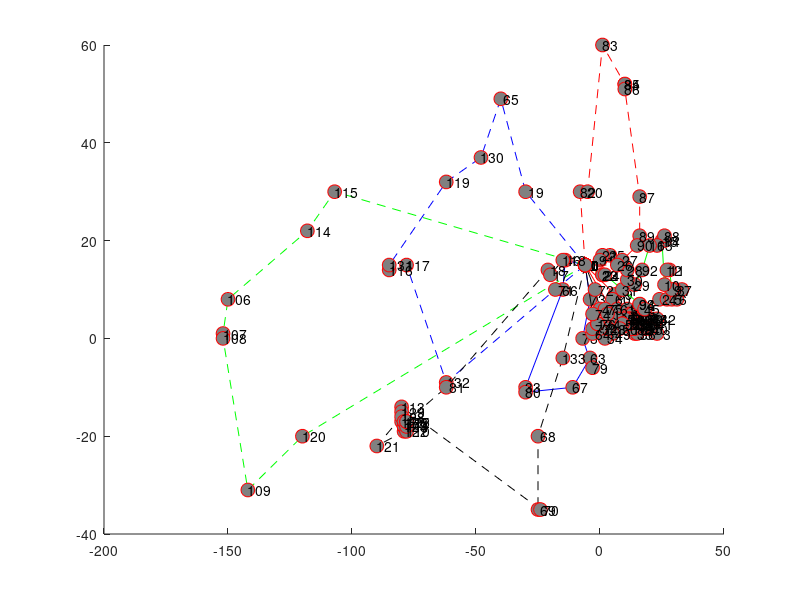

This figure's MATLAB source: (Note: this script raises an error after producing the figure.)
hold on;
plot([ -6;  6;  5;  7; 11; 12; 13; 15; 16; 17; 18; 20; 20; 22; 23; 23; 20; 18; 17; 15; 14; 14; 15; 14; 13; 12; 12; 12; 11; 11; 11; 10;  7; -6], [ 15;  9;  8;  6;  6;  5;  5;  4;  4;  4;  4;  4;  4;  3;  1;  4;  2;  2;  2;  3;  3;  1;  1;  2;  2;  3;  4;  4;  4;  3;  3;  4;  4; 15], '-ro', 'MarkerSize', 10, 'MarkerEdgeColor', 'r', 'MarkerFaceColor', [0.5,0.5,0.5]);
text([ -6;  6;  5;  7; 11; 12; 13; 15; 16; 17; 18; 20; 20; 22; 23; 23; 20; 18; 17; 15; 14; 14; 15; 14; 13; 12; 12; 12; 11; 11; 11; 10;  7; -6], [ 15;  9;  8;  6;  6;  5;  5;  4;  4;  4;  4;  4;  4;  3;  1;  4;  2;  2;  2;  3;  3;  1;  1;  2;  2;  3;  4;  4;  4;  3;  3;  4;  4; 15], num2str([   0;  59;  60;  61;  58;  57; 105;  97;  96;  38;  39;  43;  44;  41;   3;  42;  40;  95;  37;  98; 100;  35;  36;  99; 101; 104;  56; 103;  55;  53; 102;  54;  62;   0]));
plot([ -6;  1;  1;  2;  9; 16; 16; 18; 24; 27; 29; 31; 33; 30; 29; 28; 27; 26; 25; 26; 26; 23; 20; 17; 14; 11; 11;  4;  1;  0; -6], [ 15; 13; 13; 13; 10;  7;  7;  6;  8;  8;  8;  8; 10; 10; 10; 14; 14; 11; 20; 20; 21; 19; 19; 14; 11; 12; 14; 17; 17; 16; 15], '-go', 'MarkerSize', 10, 'MarkerEdgeColor', 'r', 'MarkerFaceColor', [0.5,0.5,0.5]);
text([ -6;  1;  1;  2;  9; 16; 16; 18; 24; 27; 29; 31; 33; 30; 29; 28; 27; 26; 25; 26; 26; 23; 20; 17; 14; 11; 11;  4;  1;  0; -6], [ 15; 13; 13; 13; 10;  7;  7;  6;  8;  8;  8;  8; 10; 10; 10; 14; 14; 11; 20; 20; 21; 19; 19; 14; 11; 12; 14; 17; 17; 16; 15], num2str([   0;  22;  23;  24;  31;  93;  94;  45;   2;   4;   5;   6;   7;   8;   9;  11;  12;  10;  15;  14;  88;  13;  16;  92;  29;  30;  28;  25;  21;  91;   0]));
plot([ -6;-14;-15;-30;-30;-11; -4; -3; -7; -4; -6], [ 15; 16; 10;-10;-11;-10; -4; -6;  0;  8; 15], '-bo', 'MarkerSize', 10, 'MarkerEdgeColor', 'r', 'MarkerFaceColor', [0.5,0.5,0.5]);
text([ -6;-14;-15;-30;-30;-11; -4; -3; -7; -4; -6], [ 15; 16; 10;-10;-11;-10; -4; -6;  0;  8; 15], num2str([   0;  46;  66;  33;  80;  67;  63;  79;  78;  73;   0]));
plot([ -6; -2;  0;  2;  3;  9;  9;  8;  5;  2;  3;  0; -3; -3; -1; -1; -3; -6], [ 15; 10;  6;  6;  5;  3;  3;  2;  1;  0;  2;  2;  1;  2;  3;  3;  5; 15], '-ko', 'MarkerSize', 10, 'MarkerEdgeColor', 'r', 'MarkerFaceColor', [0.5,0.5,0.5]);
text([ -6; -2;  0;  2;  3;  9;  9;  8;  5;  2;  3;  0; -3; -3; -1; -1; -3; -6], [ 15; 10;  6;  6;  5;  3;  3;  2;  1;  0;  2;  2;  1;  2;  3;  3;  5; 15], num2str([   0;  72;  47;  75;   1;  51;  52;  50;  49;  34;  48;  32;  64;  77;  76; 134;  74;   0]));
plot([ -6; -8; -5;  1; 10; 10; 10; 16; 16; 15;  9;  7; -6], [ 15; 30; 30; 60; 52; 52; 51; 29; 21; 19; 16; 15; 15], '--ro', 'MarkerSize', 10, 'MarkerEdgeColor', 'r', 'MarkerFaceColor', [0.5,0.5,0.5]);
text([ -6; -8; -5;  1; 10; 10; 10; 16; 16; 15;  9;  7; -6], [ 15; 30; 30; 60; 52; 52; 51; 29; 21; 19; 16; 15; 15], num2str([   0;  82;  20;  83;  84;  85;  86;  87;  89;  90;  27;  26;   0]));
plot([ -6;-107;-118;-150;-152;-152;-142;-120; -6], [ 15; 30; 22;  8;  1;  0;-31;-20; 15], '--go', 'MarkerSize', 10, 'MarkerEdgeColor', 'r', 'MarkerFaceColor', [0.5,0.5,0.5]);
text([ -6;-107;-118;-150;-152;-152;-142;-120; -6], [ 15; 30; 22;  8;  1;  0;-31;-20; 15], num2str([   0; 115; 114; 106; 107; 108; 109; 120;   0]));
plot([ -6;-18;-62;-78;-85;-85;-62;-48;-40;-30; -6], [ 15; 10; -9; 15; 14; 15; 32; 37; 49; 30; 15], '--bo', 'MarkerSize', 10, 'MarkerEdgeColor', 'r', 'MarkerFaceColor', [0.5,0.5,0.5]);
text([ -6;-18;-62;-78;-85;-85;-62;-48;-40;-30; -6], [ 15; 10; -9; 15; 14; 15; 32; 37; 49; 30; 15], num2str([   0;  71; 132; 117; 116; 131; 119; 130;  65;  19;   0]));
plot([ -6;-15;-25;-25;-24;-80;-80;-80;-80;-90;-79;-79;-79;-79;-78;-78;-78;-78;-62;-21;-20;-15; -6], [ 15; -4;-20;-35;-35;-14;-15;-17;-16;-22;-19;-18;-18;-17;-19;-18;-17;-17;-10; 14; 13; 16; 15], '--ko', 'MarkerSize', 10, 'MarkerEdgeColor', 'r', 'MarkerFaceColor', [0.5,0.5,0.5]);
text([ -6;-15;-25;-25;-24;-80;-80;-80;-80;-90;-79;-79;-79;-79;-78;-78;-78;-78;-62;-21;-20;-15; -6], [ 15; -4;-20;-35;-35;-14;-15;-17;-16;-22;-19;-18;-18;-17;-19;-18;-17;-17;-10; 14; 13; 16; 15], num2str([   0; 133;  68;  69;  70; 113; 129; 127; 128; 121; 122; 123; 124; 126; 110; 111; 112; 125;  81;  18;  17; 118;   0]));
legend('Route 1','Route 2','Route 3','Route 4','Route 5','Route 6','Route 7','Route 8',0);
xlabel('x');
ylabel('y');
